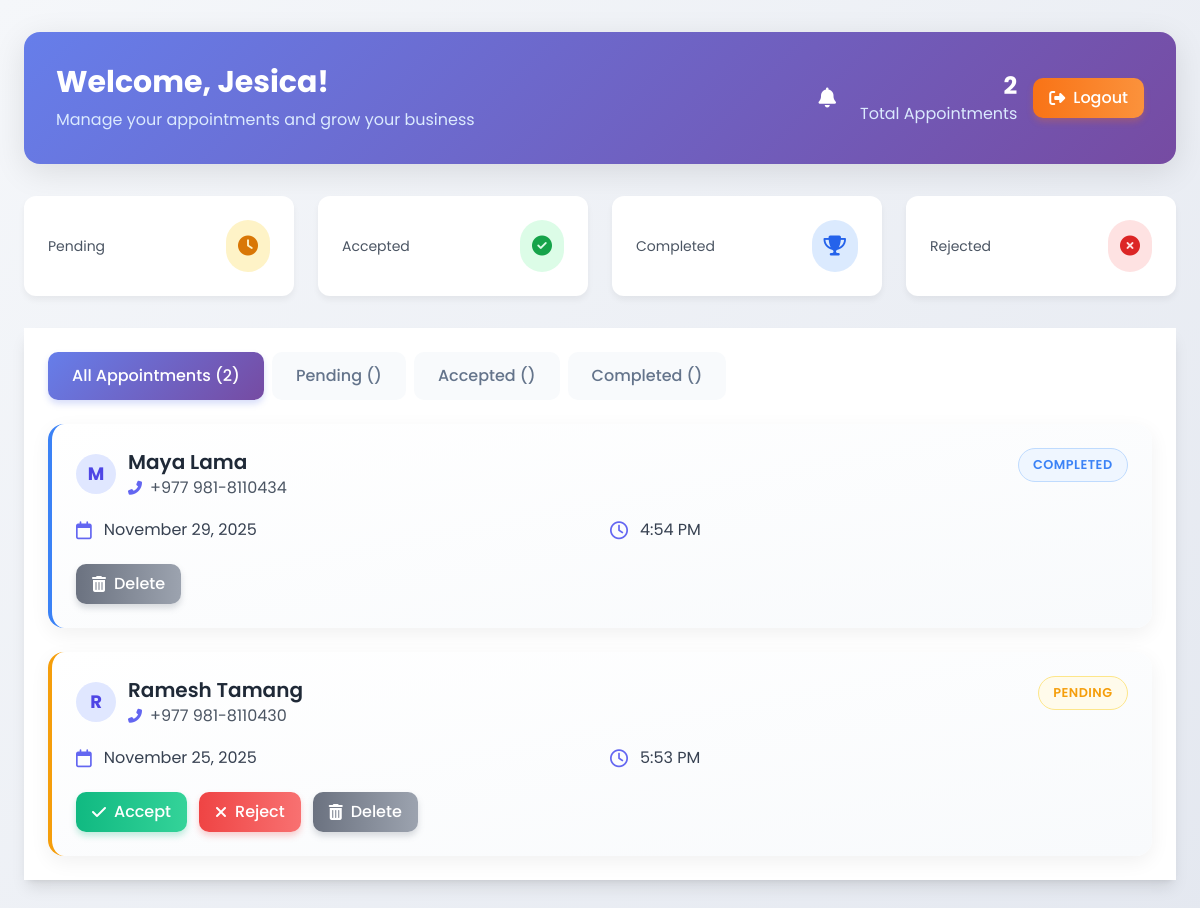
The page /appointments/4/ (signed in) on the database its author committed.
### jobs/models.py (models this page shows, shortened)
class Worker(models.Model):
    owner = models.OneToOneField(User, on_delete=models.CASCADE)
    name = models.CharField(max_length=50)
    phone_number = PhoneNumberField(region="NP", unique=True)
    tagline = models.CharField(max_length=100)
    bio = models.TextField(blank=True)
    profile_pic = models.ImageField(upload_to="profiles/", blank=True)
    verified = models.BooleanField(default=False)
    citizenship_image = models.ImageField(upload_to='citizenship/', blank=True, null=True)
    certificate_file = models.FileField(upload_to='certificates/', blank=True, null=True)
    appointed = models.BooleanField(default=False)
    appointment_date = models.DateTimeField(null=True, blank=True)
    average_rating = models.DecimalField(max_digits=3, decimal_places=2, default=0.00)
    total_ratings = models.PositiveIntegerField(default=0)
    rating_count = models.PositiveIntegerField(default=0)
    shift = models.CharField(max_length=10, choices=SHIFT_CHOICES, default=SHIFT_ALL)
    latitude = models.FloatField(null=True, blank=True)
    longitude = models.FloatField(null=True, blank=True)

class Appointment(models.Model):
    STATUS_CHOICES = [
        ('pending', 'Pending'),
        ('accepted', 'Accepted'),
        ('rejected', 'Rejected'),
        ('completed', 'Completed'),
    ]
    SHIFT_TYPES = [
        ('day', 'Day Shift'),
        ('night', 'Night Shift'),
    ]
    customer = models.ForeignKey(Customer, on_delete=models.CASCADE, related_name='customer_appointments')
    worker = models.ForeignKey(Worker, on_delete=models.CASCADE, related_name='worker_appointments')
    service_subtask = models.ForeignKey(WorkerSubTaskPricing, on_delete=models.SET_NULL, null=True, blank=True)
    appointment_date = models.DateTimeField(null=True, blank=True)
    status = models.CharField(max_length=10, choices=STATUS_CHOICES, default='pending')
    shift_type = models.CharField(max_length=10, choices=SHIFT_TYPES, default='day')
    location = models.TextField(blank=True, null=True)
    special_instructions = models.TextField(blank=True, null=True)
    reason = models.TextField(blank=True, null=True)
    customer_completed = models.BooleanField(default=False)
    worker_completed = models.BooleanField(default=False)
    customer_latitude = models.FloatField(null=True, blank=True)
    customer_longitude = models.FloatField(null=True, blank=True)
    created_at = models.DateTimeField(auto_now_add=True)

class Customer(models.Model):
    owner = models.OneToOneField(User, on_delete=models.CASCADE)
    name = models.CharField(max_length=50)
    phone_number = PhoneNumberField(region="NP", unique=True)
    profile_pic = models.ImageField(upload_to="profiles/", blank=True)
    latitude = models.FloatField(null=True, blank=True)
    longitude = models.FloatField(null=True, blank=True)

### jobs/views.py (the view)
# urls.py: path('appointments/<int:worker_id>/', views.worker_appointments, name='worker_appointments'),
@login_required
def worker_appointments(request, worker_id=None):
    if worker_id:
        worker = get_object_or_404(Worker, id=worker_id)
        if worker.owner != request.user:
            messages.error(request, "You are not authorized to view these appointments.")
            return redirect('worker-list')
    else:
        try:
            worker = request.user.worker
        except AttributeError:
            messages.error(request, "You don't have a worker profile.")
            return redirect('worker-list')
    appointments = Appointment.objects.filter(worker=worker).order_by('-appointment_date')
    return render(request, 'jobs/worker_appointments.html', {
        'appointments': appointments,
        'worker': worker
    })

### jobs/templates/jobs/worker_appointments.html (shortened to what this page needs)
{% load static %}
<!DOCTYPE html>
<html lang="en">
<head>
  <script src="https://cdn.tailwindcss.com"></script>
  <link rel="stylesheet" href="https://cdnjs.cloudflare.com/ajax/libs/font-awesome/6.4.0/css/all.min.css">
</head>
<body class="min-h-screen py-8 px-4">
  <div class="max-w-6xl mx-auto">
    <div class="dashboard-header p-8 mb-8 fade-in">
      <div class="flex items-center justify-between">
        <div>
          <h1 class="text-3xl font-bold mb-2">Welcome, {{ worker.name }}!</h1>
          <p class="text-blue-100">Manage your appointments and grow your business</p>
        </div>
        <div class="flex items-center space-x-4">
          <div class="relative notification-badge">
            <button id="notificationBell" class="text-white text-xl p-2 rounded-full hover:bg-white/10 transition">
              <i class="fas fa-bell"></i>
            </button>
          </div>
          <div class="text-right mr-4">
            <div class="text-2xl font-bold">{{ appointments.count }}</div>
            <div class="text-blue-100">Total Appointments</div>
          </div>
          <form action="{% url 'logout' %}" method="post" style="display: inline;">
            <button type="submit" class="btn btn-logout px-4 py-2">
              <i class="fas fa-sign-out-alt mr-2"></i> Logout
            </button>
          </form>
        </div>
      </div>
    </div>
    <div class="grid grid-cols-1 md:grid-cols-4 gap-6 mb-8">
      <div class="stats-card p-6 fade-in">
        <div class="flex items-center justify-between">
          <div>
            <p class="text-sm text-gray-600">Pending</p>
          </div>
          <div class="bg-amber-100 p-3 rounded-full">
            <i class="fas fa-clock text-amber-600 text-xl"></i>
          </div>
        </div>
      </div>
      <div class="stats-card p-6 fade-in">
        <div class="flex items-center justify-between">
          <div>
            <p class="text-sm text-gray-600">Accepted</p>
          </div>
          <div class="bg-green-100 p-3 rounded-full">
            <i class="fas fa-check-circle text-green-600 text-xl"></i>
          </div>
        </div>
      </div>
      <div class="stats-card p-6 fade-in">
        <div class="flex items-center justify-between">
          <div>
            <p class="text-sm text-gray-600">Completed</p>
          </div>
          <div class="bg-blue-100 p-3 rounded-full">
            <i class="fas fa-trophy text-blue-600 text-xl"></i>
          </div>
        </div>
      </div>
      <div class="stats-card p-6 fade-in">
        <div class="flex items-center justify-between">
          <div>
            <p class="text-sm text-gray-600">Rejected</p>
          </div>
          <div class="bg-red-100 p-3 rounded-full">
            <i class="fas fa-times-circle text-red-600 text-xl"></i>
          </div>
        </div>
      </div>
    </div>
    <div class="bg-white rounded-16 p-6 mb-6 shadow-lg">
      <div class="flex flex-wrap gap-2 mb-6">
        <button class="tab-button active" onclick="showTab('all')">
          All Appointments ({{ appointments.count }})
        </button>
        <button class="tab-button" onclick="showTab('pending')">
          Pending ({{ pending_appointments.count }})
        </button>
        <button class="tab-button" onclick="showTab('accepted')">
          Accepted ({{ accepted_appointments.count }})
        </button>
        <button class="tab-button" onclick="showTab('completed')">
          Completed ({{ completed_appointments.count }})
        </button>
      </div>
      <div id="all-tab" class="tab-content active">
        {% if appointments %}
          <div class="space-y-6">
            {% for appointment in appointments %}
              <div class="appointment-card {{ appointment.status }} p-6 fade-in">
                <div class="flex justify-between items-start mb-4">
                  <div class="flex items-center">
                    <div class="customer-avatar">
                      {% if appointment.customer.profile_pic %}
                        <img src="{{ appointment.customer.profile_pic.url }}" alt="{{ appointment.customer.name }}">
                      {% else %}
                        <span class="text-lg font-bold text-indigo-600">{{ appointment.customer.name|first }}</span>
                      {% endif %}
                    </div>
                    <div>
                      <h3 class="text-xl font-semibold text-gray-800">{{ appointment.customer.name }}</h3>
                      <p class="text-gray-600 flex items-center">
                        <i class="fas fa-phone-alt text-indigo-500 mr-2 text-sm"></i>
                        {{ appointment.customer.phone_number }}
                      </p>
                    </div>
                  </div>
                  <span class="status-badge status-{{ appointment.status }}">{{ appointment.status|title }}</span>
                </div>
                <div class="grid grid-cols-1 md:grid-cols-2 gap-4 mb-5 text-gray-700">
                  <div class="flex items-center">
                    <i class="far fa-calendar text-indigo-500 mr-3 text-lg"></i>
                    <span>{{ appointment.appointment_date|date:"F j, Y" }}</span>
                  </div>
                  <div class="flex items-center">
                    <i class="far fa-clock text-indigo-500 mr-3 text-lg"></i>
                    <span>{{ appointment.appointment_date|time:"g:i A" }}</span>
                  </div>
                </div>
                <div class="flex flex-wrap gap-3 mt-4">
                  {% if appointment.status == 'pending' %}
                    <form action="{% url 'accept_appointment' appointment.id %}" method="post" style="display: inline;">
                      <button type="submit" class="btn btn-accept px-4 py-2">
                        <i class="fas fa-check mr-2"></i> Accept
                      </button>
                    </form>
                    <form action="{% url 'reject_appointment' appointment.id %}" method="post" style="display: inline;">
                      <button type="submit" class="btn btn-reject px-4 py-2">
                        <i class="fas fa-times mr-2"></i> Reject
                      </button>
                    </form>
                  {% endif %}
                  <form action="{% url 'delete_appointment' appointment.id %}" method="post" style="display: inline;">
                    <button type="submit" class="btn btn-delete px-4 py-2" onclick="return confirm('Are you sure you want to delete this appointment?')">
                      <i class="fas fa-trash-alt mr-2"></i> Delete
                    </button>
                  </form>
                </div>
              </div>
            {% endfor %}
          </div>
        {% else %}
          <div class="empty-state">
            <i class="fas fa-calendar-times"></i>
            <h3 class="text-2xl font-semibold text-gray-800 mb-2">No Appointments Yet</h3>
            <p class="text-gray-600">You haven't received any appointment requests yet.</p>
          </div>
        {% endif %}
      </div>
    </div>
  </div>
</body>
</html>

### jobs/templates/jobs/worker_appointments.html (style rules this page uses)
body { font-family: 'Poppins', sans-serif; background: linear-gradient(135deg, #f5f7fa 0%, #e4e8f0 100%); min-height: 100vh; }
.dashboard-header { background: linear-gradient(135deg, #667eea 0%, #764ba2 100%); border-radius: 16px; color: white; box-shadow: 0 8px 32px rgba(0, 0, 0, 0.1); }
.stats-card { background: white; border-radius: 12px; box-shadow: 0 4px 6px rgba(0, 0, 0, 0.05); transition: transform 0.3s ease, box-shadow 0.3s ease; }
.appointment-card { background: linear-gradient(to bottom right, #fff 0%, #f8fafc 100%); border-radius: 16px; box-shadow: 0 6px 20px rgba(0, 0, 0, 0.06); transition: transform 0.3s ease, box-shadow 0.3s ease; border-left: 4px solid transparent; overflow: hidden; }
.appointment-card.pending { border-left-color: #f59e0b; }
.appointment-card.completed { border-left-color: #3b82f6; }
.status-badge { padding: 0.4rem 0.9rem; border-radius: 20px; font-size: 0.8rem; font-weight: 600; text-transform: uppercase; letter-spacing: 0.5px; }
.status-pending { background:#fffbeb; color:#f59e0b; border: 1px solid #fde68a; }
.status-completed { background:#eff6ff; color:#3b82f6; border: 1px solid #bfdbfe; }
.btn { transition: all 0.3s ease; font-weight: 500; border-radius: 10px; display: inline-flex; align-items: center; justify-content: center; text-decoration: none; }
.btn-accept { background: linear-gradient(to right, #10b981, #34d399); color: white; box-shadow: 0 4px 6px rgba(16, 185, 129, 0.25); }
.btn-reject { background: linear-gradient(to right, #ef4444, #f87171); color: white; box-shadow: 0 4px 6px rgba(239, 68, 68, 0.25); }
.btn-delete { background: linear-gradient(to right, #6b7280, #9ca3af); color: white; box-shadow: 0 4px 6px rgba(107, 114, 128, 0.25); }
.btn-logout { background: linear-gradient(to right, #f97316, #fb923c); color: white; box-shadow: 0 4px 6px rgba(249, 115, 22, 0.25); }
.tab-button { transition: all 0.3s ease; border-radius: 10px; font-weight: 500; padding: 0.75rem 1.5rem; cursor: pointer; }
.tab-button.active { background: linear-gradient(135deg, #667eea 0%, #764ba2 100%); color: white; box-shadow: 0 4px 6px rgba(102, 126, 234, 0.25); }
.tab-button:not(.active) { background: #f8fafc; color: #64748b; }
.customer-avatar { width: 40px; height: 40px; border-radius: 50%; overflow: hidden; background-color: #e0e7ff; display: flex; align-items: center; justify-content: center; margin-right: 12px; flex-shrink: 0; }
.fade-in { animation: fadeIn 0.5s ease; }
.tab-content { display: none; }
.tab-content.active { display: block; }
.notification-badge { position: relative; }

### rows shown on the page
Worker: name "Jesica"
Appointment: customer.name|first "M", customer.name "Maya Lama", customer.phone_number "+977 981-8110434", status "COMPLETED", appointment_date "November 29, 2025", appointment_date "4:54 PM"
Appointment: customer.name|first "R", customer.name "Ramesh Tamang", customer.phone_number "+977 981-8110430", status "PENDING", appointment_date "November 25, 2025", appointment_date "5:53 PM", shows "Accept"

### other values the page prints
{{ appointments.count }} "2"
